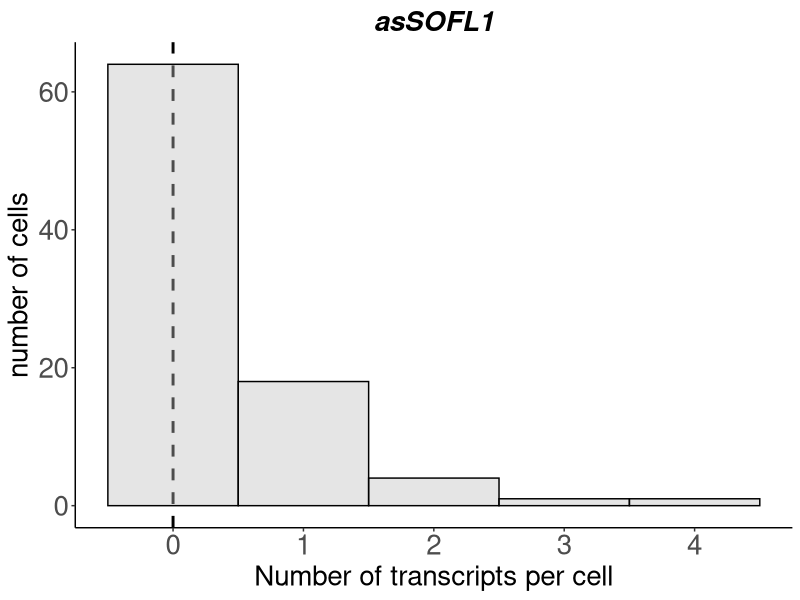
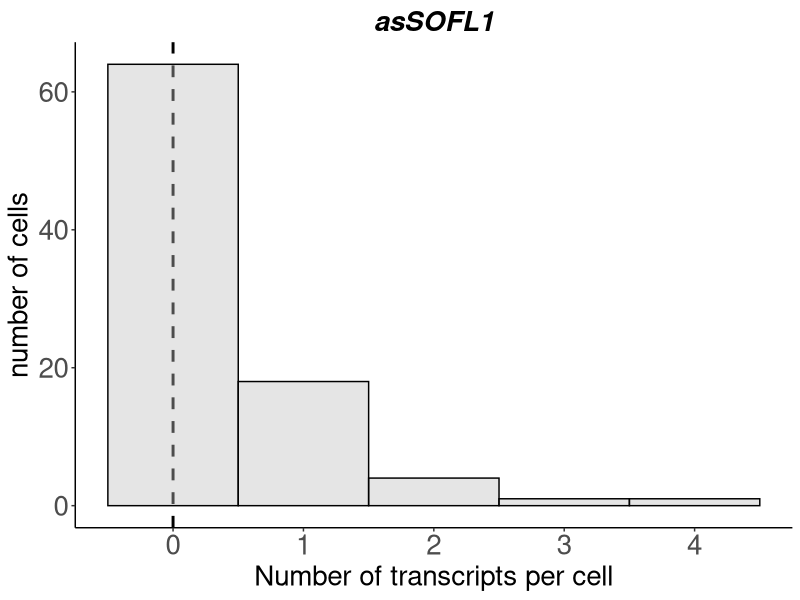

The R script that drew these images, in order:
setwd("/Volumes/Expansion/zhang_et_al_2024_finaldata/Fig3_asSOFL1_subcellular/B")
library(ggplot2)
 data <- read.delim("__FQ_batch_summary_MATURE_230503.txt",header=F,sep="\t")
 names(data) <- data[5,]
data <- data[-c(1:5),]
data$FILE <- as.factor(data$FILE)
levels(data$FILE)
data <- data[data$FILE=="root5_con_sr_asSOFL1_2_aligned_ch1_outline.txt",]
 transcript_counts <- table(data$N_thres_Total)
 data$N_thres_Total <- as.numeric(data$N_thres_Total)
 transcript_counts_df <- data.frame(transcripts = as.numeric(names(transcript_counts)),
                count = as.numeric(transcript_counts))
  p <- ggplot(transcript_counts_df, aes(x = transcripts, y = count)) +geom_vline(aes(xintercept = median(data$N_thres_Total)),col="black",size=1,linetype="dashed",)+ geom_bar(stat = "identity", fill = "gray", color = "black",alpha=0.4,width = 1)+  
    theme(
        panel.grid.major = element_blank(),axis.line = element_line(colour = "black"),
        panel.grid.minor = element_blank(),
        panel.background = element_blank(),
        legend.position = "none",
        plot.title = element_text(colour = "black", size = 20, face = "bold.italic", hjust = 0.5,vjust=0.5),
        axis.text = element_text(size = 20),
        axis.title = element_text(size = 20)
    )+ xlab("Number of transcripts per cell") +
    ylab("number of cells") +
    ggtitle(expression(bolditalic("asSOFL1")))

p
     

              ggsave(filename = "Fig3_smFISH_bar_plot_asSOFL1.pdf", plot = p, width = 5, height = 6)